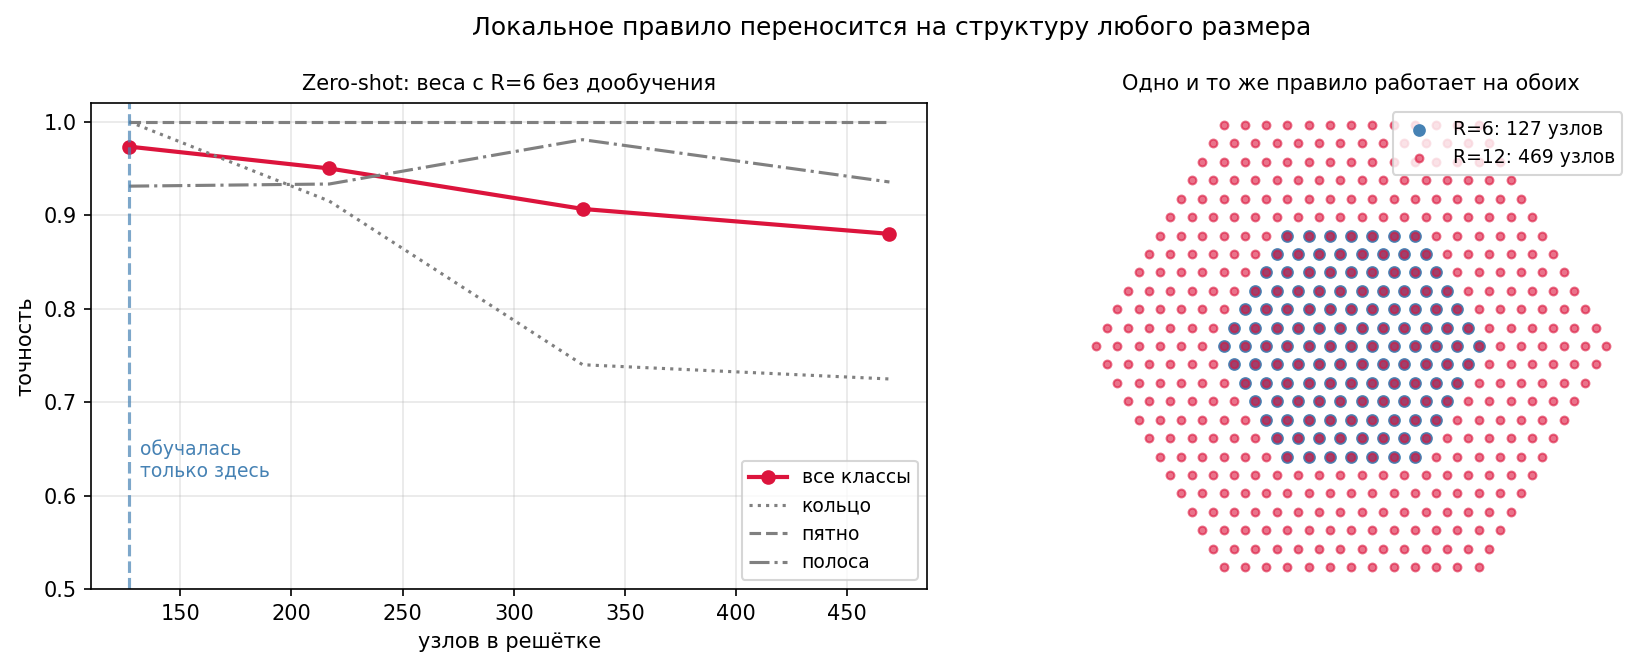

The script that saved this image:
# -*- coding: utf-8 -*-
"""
Zero-shot перенос: правило, выученное на решётке R=6 (127 окружностей),
прикладывается БЕЗ ДООБУЧЕНИЯ к решёткам R=8, 10, 12 (до 469 окружностей).

Возможно это потому, что веса общие для всех узлов: локальное правило
не привязано к размеру структуры — как ядро свёртки к размеру картинки.
Узоры те же (в тех же абсолютных единицах), но поле больше,
и центры узоров разбросаны по всей новой площади.
"""
import numpy as np

rng = np.random.default_rng(42)

def build_hex(R, nb12=True):
    axial = [(q, r) for q in range(-R, R + 1) for r in range(-R, R + 1)
             if max(abs(q), abs(r), abs(q + r)) <= R]
    pos = np.array([(q + r / 2.0, r * np.sqrt(3) / 2.0) for q, r in axial])
    d = np.linalg.norm(pos[:, None] - pos[None, :], axis=2)
    A = ((d > 1e-9) & (d < (1.9 if nb12 else 1.1))).astype(float)
    return pos, A / np.maximum(A.sum(1, keepdims=True), 1)

def make_dataset(pos, n_samples):
    N = len(pos)
    Rc = np.max(np.linalg.norm(pos, axis=1))
    X = np.zeros((n_samples, N, 1))
    y = rng.integers(0, 3, n_samples)
    inner = np.where(np.linalg.norm(pos, axis=1) < Rc - 2.8)[0]
    for s in range(n_samples):
        c = pos[rng.choice(inner)]
        d = np.linalg.norm(pos - c, axis=1)
        if y[s] == 0:
            r0 = rng.uniform(1.6, 3.2)
            v = (np.abs(d - r0) < 0.55).astype(float)
        elif y[s] == 1:
            v = np.exp(-d ** 2 / (2 * 1.1 ** 2))
        else:
            ang = rng.uniform(0, np.pi)
            nvec = np.array([np.cos(ang), np.sin(ang)])
            v = (np.abs((pos - c) @ nvec) < 0.55).astype(float)
        X[s, :, 0] = v + rng.normal(0, 0.15, N)
    return X, y

D, K = 8, 4

def init(shape, scale=None):
    scale = scale or 1.0 / np.sqrt(shape[0])
    return rng.normal(0, scale, shape)

P = {"Win": init((1, D)), "bin": np.zeros(D),
     "Ws": init((D, D)), "Wn": init((D, D)), "b": np.zeros(D),
     "Wo": init((2 * D, 3), 1.0 / np.sqrt(2 * D)), "bo": np.zeros(3)}

def forward(X, A_hat):
    H_list = []
    h = np.tanh(X @ P["Win"] + P["bin"])
    H_list.append(h)
    for _ in range(K):
        m = np.matmul(A_hat, h)
        h = np.tanh(h @ P["Ws"] + m @ P["Wn"] + P["b"])
        H_list.append(h)
    amax = h.argmax(axis=1)
    g = np.concatenate([h.mean(axis=1),
                        np.take_along_axis(h, amax[:, None, :], 1)[:, 0, :]], 1)
    return g @ P["Wo"] + P["bo"], H_list, g, amax

def loss_and_grads(X, y, A_hat):
    B, N = len(y), X.shape[1]
    logits, H_list, g, amax = forward(X, A_hat)
    e = np.exp(logits - logits.max(1, keepdims=True))
    p = e / e.sum(1, keepdims=True)
    loss = -np.log(p[np.arange(B), y] + 1e-12).mean()
    G = {k: np.zeros_like(v) for k, v in P.items()}
    dl = p.copy()
    dl[np.arange(B), y] -= 1
    dl /= B
    G["Wo"] = g.T @ dl
    G["bo"] = dl.sum(0)
    dg = dl @ P["Wo"].T
    dh = dg[:, None, :D] / N * np.ones((B, N, 1))
    dmax = np.zeros((B, N, D))
    np.put_along_axis(dmax, amax[:, None, :], dg[:, None, D:], axis=1)
    dh = dh + dmax
    for t in range(K, 0, -1):
        h_out, h_in = H_list[t], H_list[t - 1]
        dpre = dh * (1 - h_out ** 2)
        m_in = np.matmul(A_hat, h_in)
        dpre2 = dpre.reshape(-1, D)
        G["Ws"] += h_in.reshape(-1, D).T @ dpre2
        G["Wn"] += m_in.reshape(-1, D).T @ dpre2
        G["b"] += dpre2.sum(0)
        dh = dpre @ P["Ws"].T + np.matmul(A_hat.T, dpre @ P["Wn"].T)
    dpre = dh * (1 - H_list[0] ** 2)
    G["Win"] = X.reshape(-1, 1).T @ dpre.reshape(-1, D)
    G["bin"] = dpre.reshape(-1, D).sum(0)
    return loss, G

# ------------------------------------------------------- обучение на R=6
pos6, A6 = build_hex(6)
Xtr, ytr = make_dataset(pos6, 900)
Xte6, yte6 = make_dataset(pos6, 300)
print(f"Обучение на R=6: {len(pos6)} узлов")

EPOCHS, BATCH, LR = 100, 64, 3e-3
M = {k: np.zeros_like(v) for k, v in P.items()}
V = {k: np.zeros_like(v) for k, v in P.items()}
adam_t = 0
for ep in range(EPOCHS):
    idx = rng.permutation(len(ytr))
    for i in range(0, len(ytr), BATCH):
        j = idx[i:i + BATCH]
        loss, G = loss_and_grads(Xtr[j], ytr[j], A6)
        adam_t += 1
        for k in P:
            M[k] = 0.9 * M[k] + 0.1 * G[k]
            V[k] = 0.999 * V[k] + 0.001 * G[k] ** 2
            mh, vh = M[k] / (1 - 0.9 ** adam_t), V[k] / (1 - 0.999 ** adam_t)
            P[k] -= LR * mh / (np.sqrt(vh) + 1e-8)
    if (ep + 1) % 25 == 0:
        logits, _, _, _ = forward(Xte6, A6)
        print(f"эпоха {ep+1:3d}  test acc {(logits.argmax(1)==yte6).mean():.3f}")

# ------------------------------------------------------- zero-shot на больших
results = []
for R in [6, 8, 10, 12]:
    posR, AR = build_hex(R)
    XR, yR = make_dataset(posR, 300)
    logits, _, _, _ = forward(XR, AR)
    acc = (logits.argmax(1) == yR).mean()
    per = [( (logits.argmax(1)==yR) & (yR==c) ).sum() / max((yR==c).sum(),1)
           for c in range(3)]
    results.append((R, len(posR), acc, per))
    print(f"R={R:2d}  {len(posR):3d} узлов  zero-shot acc {acc:.3f}  "
          f"(кольцо {per[0]:.2f} пятно {per[1]:.2f} полоса {per[2]:.2f})")

np.savez("transfer_results.npz",
         R=[r[0] for r in results], N=[r[1] for r in results],
         acc=[r[2] for r in results], per=[r[3] for r in results])

# ------------------------------------------------------- картинка
import matplotlib
matplotlib.use("Agg")
import matplotlib.pyplot as plt

Rs = [r[0] for r in results]
Ns = [r[1] for r in results]
accs = [r[2] for r in results]
pers = np.array([r[3] for r in results])

fig, axes = plt.subplots(1, 2, figsize=(12, 4.5))
ax = axes[0]
ax.plot(Ns, accs, "o-", color="crimson", lw=2, label="все классы")
names = ["кольцо", "пятно", "полоса"]
for c, ls in zip(range(3), [":", "--", "-."]):
    ax.plot(Ns, pers[:, c], ls, color="0.5", label=names[c])
ax.axvline(Ns[0], color="steelblue", ls="--", alpha=0.7)
ax.text(Ns[0] + 5, 0.62, "обучалась\nтолько здесь", fontsize=9,
        color="steelblue")
ax.set_xlabel("узлов в решётке"); ax.set_ylabel("точность")
ax.set_ylim(0.5, 1.02)
ax.set_title("Zero-shot: веса с R=6 без дообучения", fontsize=10)
ax.legend(fontsize=9); ax.grid(alpha=0.3)

ax = axes[1]
for R, col in zip([6, 12], ["steelblue", "crimson"]):
    posR, _ = build_hex(R)
    ax.scatter(posR[:, 0], posR[:, 1], s=14 if R == 12 else 26, color=col,
               alpha=0.6 if R == 12 else 1.0,
               label=f"R={R}: {len(posR)} узлов")
ax.set_aspect("equal"); ax.axis("off")
ax.set_title("Одно и то же правило работает на обоих", fontsize=10)
ax.legend(fontsize=9, loc="upper right")

fig.suptitle("Локальное правило переносится на структуру любого размера",
             fontsize=12)
fig.tight_layout()
fig.savefig("flower_of_life_transfer.png", dpi=150, bbox_inches="tight")
print("Сохранено: flower_of_life_transfer.png")
